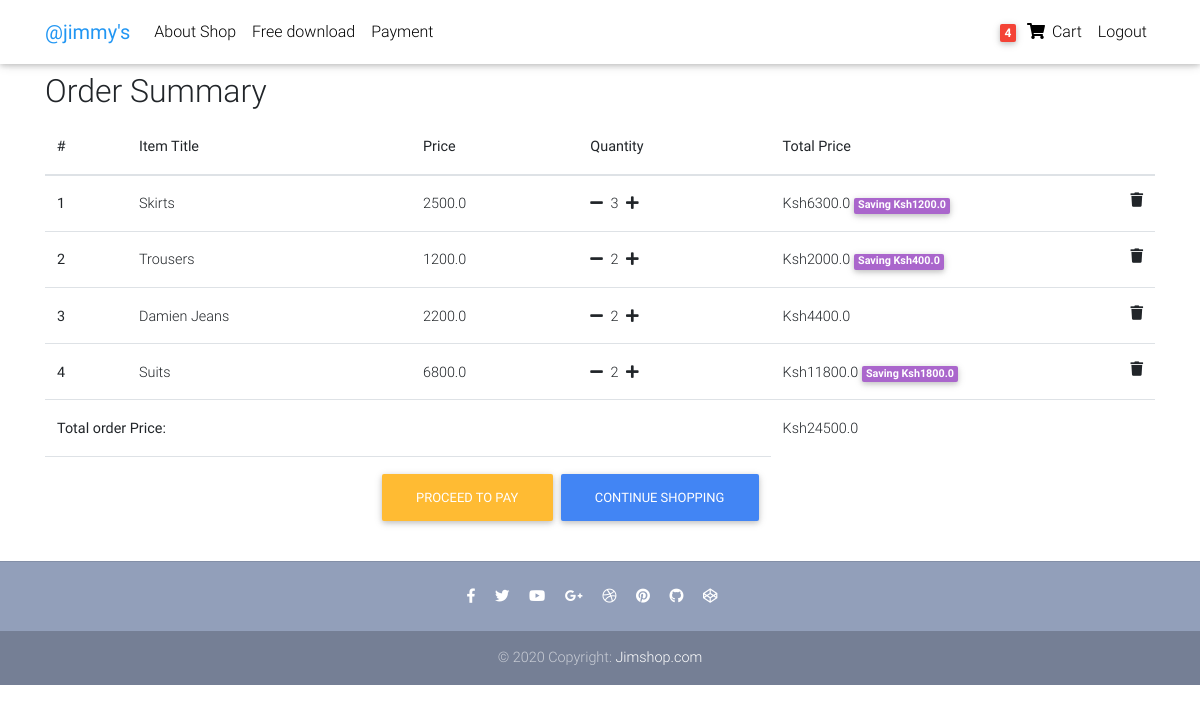
Page /core/order-summary/ (signed in) on the earlier database version.
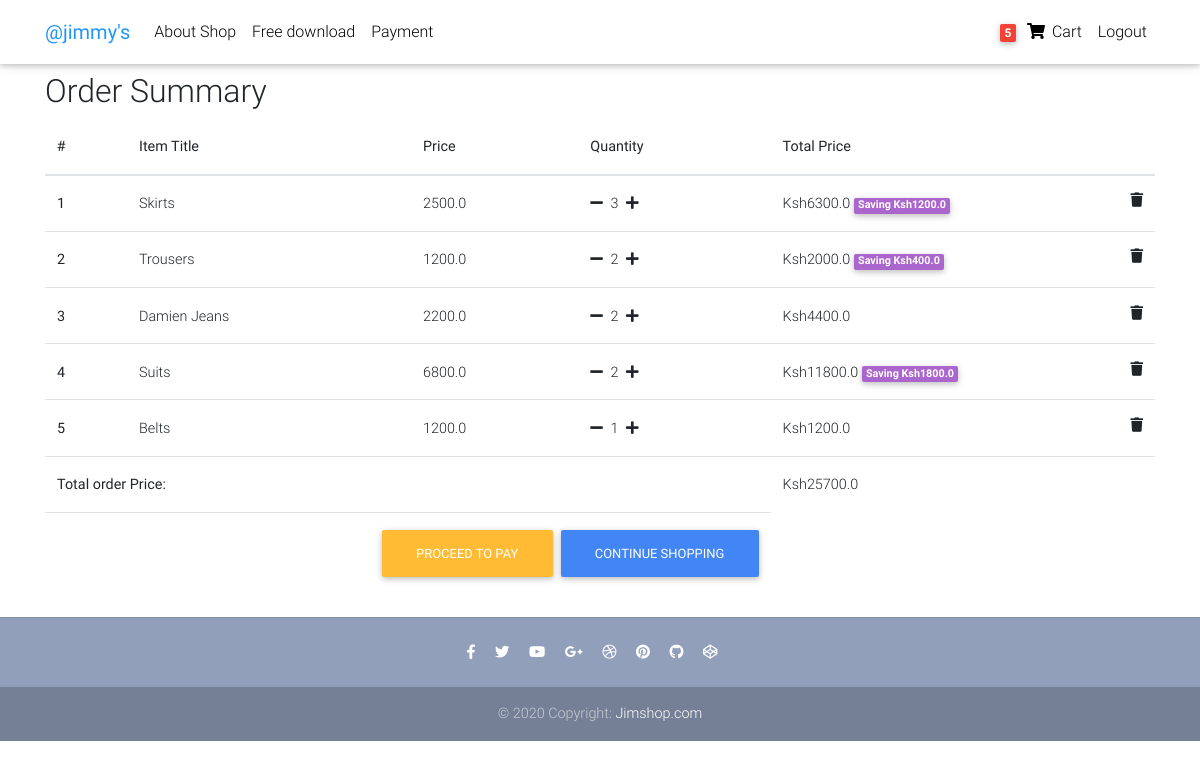
Same page on the later database version.
### core/models.py (models this page shows, shortened)
class Order(models.Model):
    user = models.ForeignKey(settings.AUTH_USER_MODEL, on_delete=models.CASCADE)
    items = models.ManyToManyField(OrderItem)
    start_date = models.DateTimeField(auto_now_add=True)
    ordered_date = models.DateTimeField()
    ordered = models.BooleanField(default=False)
    payment_address = models.ForeignKey('PaymentAddress', on_delete=models.SET_NULL, blank=True, null=True)
    payment = models.ForeignKey('Payment', on_delete=models.SET_NULL, blank=True, null=True)
    def get_total(self):
        total = 0
        for order_item in self.items.all():
            total += order_item.get_final_price()
        return total

class OrderItem(models.Model):
    user = models.ForeignKey(settings.AUTH_USER_MODEL, on_delete=models.CASCADE, blank=True, null=True)
    ordered = models.BooleanField(default=False)
    item = models.ForeignKey(Item, on_delete=models.CASCADE)
    quantity = models.IntegerField(default=1)
    def get_total_price(self):
        return self.quantity * self.item.price
    def get_total_discount_price(self):
        return self.quantity * self.item.discount_price
    def get_amount_saved(self):
        return self.get_total_price() - self.get_total_discount_price()
    def get_final_price(self):
        if self.item.discount_price:
            return self.get_total_discount_price()
        else:
            return self.get_total_price()

class Item(models.Model):
    title = models.CharField(max_length=100)
    price = models.FloatField()
    discount_price = models.FloatField(blank=True, null=True)
    category = models.CharField(choices=CATEGORY_CHOICES, max_length=2)
    label = models.CharField(choices=LABEL_CHOICES, max_length=1)
    slug = models.SlugField()
    description = models.TextField(default="This is a product description")
    image = models.ImageField(blank=True, null=True, default = "")

### core/views.py (the view)
# urls.py: path('order-summary/', views.OrderSummaryView.as_view(), name='order-summary'),
class OrderSummaryView(LoginRequiredMixin, View):
    def get(self, *args, **kwargs):
        try:
            order = Order.objects.get(user=self.request.user, ordered=False)
            context = {
                'object': order
            }
            return render(self.request, "order_summary.html", context)
        except ObjectDoesNotExist:
            messages.error(self.request, "You do not have an order")
            return redirect("/core/")

### core/templatetags/cart_template_tags.py (called while the page is built)
@register.filter
def cart_item_count(user):
    if user.is_authenticated:
        qs = Order.objects.filter(user=user, ordered=False)
        if qs.exists():
            return qs[0].items.count()
    return 0

### templates/order_summary.html (shortened to what this page needs)
{% extends 'base.html' %}
{% block content%}
    <div class="container">
        <h2>Order Summary</h2>
        <table class="table caption-top">
            <thead>
                <tr>
                    <th scope="col">#</th>
                    <th scope="col">Item Title</th>
                    <th scope="col">Price</th>
                    <th scope="col">Quantity</th>
                    <th scope="col">Total Price</th>
                </tr>
            </thead>
            <tbody>
                {% for order_item in object.items.all %}
                    <tr>
                        <th scope="row">{{ forloop.counter }}</th>
                        <td>{{ order_item.item.title }}</td>
                        <td>{{ order_item.item.price }}</td>
                        <td>
                            <a href="{% url 'core:remove-single-item-from-cart' order_item.item.slug %}"><i class="fas fa-minus mr-1"></i></a>
                                {{ order_item.quantity }}
                            <a href="{% url 'core:add-to-cart' order_item.item.slug %}"><i class="fas fa-plus ml-1"></i></a>
                        </td>
                        <td>
                            {% if order_item.item.discount_price %}
                                Ksh{{ order_item.get_total_discount_price }}
                                <span class="badge badge-secondary">Saving Ksh{{ order_item.get_amount_saved }}</span>
                            {% else %}
                                Ksh{{ order_item.get_total_price }}
                            {% endif %}
                            <a href="{% url 'core:remove-from-cart' order_item.item.slug %}">
                                <i class="fas fa-trash float-right"></i>
                            </a>
                        </td>
                    </tr>
                {% endfor %}
                {% if object.get_total %}
                    <tr>
                        <td colspan="4"><b>Total order Price: </b></td>
                        <td>Ksh{{ object.get_total }}</td>
                    </tr>
                    <tr>
                        <td colspan="4">
                            <a class="btn btn-primary float-right ml-2" href="{% url 'core:home' %}">Continue shopping</a>
                            <a class="btn btn-warning float-right" href="{% url 'payment:payment' %}">Proceed to pay</a>
                        </td>
                    </tr>
                {% endif %}
            </tbody>
        </table>
    </div>
{% endblock %}

### templates/navbar.html (shortened to what this page needs)
{% load cart_template_tags %}
<nav class="navbar fixed-top navbar-expand-lg navbar-light white scrolling-navbar">
    <div class="container">
        <a class="navbar-brand waves-effect" href="{% url 'core:home' %}">
            <strong class="blue-text">@jimmy's</strong>
        </a>
        <div class="collapse navbar-collapse" id="navbarSupportedContent">
            <ul class="navbar-nav mr-auto">
            <li class="nav-item">
                <a class="nav-link waves-effect" href="https://mdbootstrap.com/docs/jquery/" target="_blank">About Shop</a>
            </li>
            <li class="nav-item">
                <a class="nav-link waves-effect" href="https://mdbootstrap.com/docs/jquery/getting-started/download/"
                target="_blank">Free download</a>
            </li>
            <li class="nav-item">
                <a class="nav-link waves-effect" href="{% url 'payment:payment' %}">Payment</a>
            </li>
            </ul>
            <ul class="navbar-nav nav-flex-icons">
                {% if request.user.is_authenticated %}
                <li class="nav-item">
                    <a href="{% url 'core:order-summary' %}" class="nav-link waves-effect">
                        <span class="badge red z-depth-1 mr-1"> {{ request.user|cart_item_count }} </span>
                        <i class="fas fa-shopping-cart"></i>
                        <span class="clearfix d-none d-sm-inline-block"> Cart </span>
                    </a>
                </li>
                <li class="nav-item">
                    <a href="{% url 'account_logout' %}" class="nav-link waves-effect">
                        <span class="clearfix d-none d-sm-inline-block"> Logout </span>
                    </a>
                </li>
                {% endif %}
            </ul>
        </div>
    </div>
</nav>

Differences in the rows shown:
added OrderItem: item "Belts", item.price "1200.0", quantity "1", get_total_price "1200.0"
computed for Order: get_total "24500.0" → "25700.0"
Other differences:
{{ request.user|cart_item_count }}: "4" → "5"
